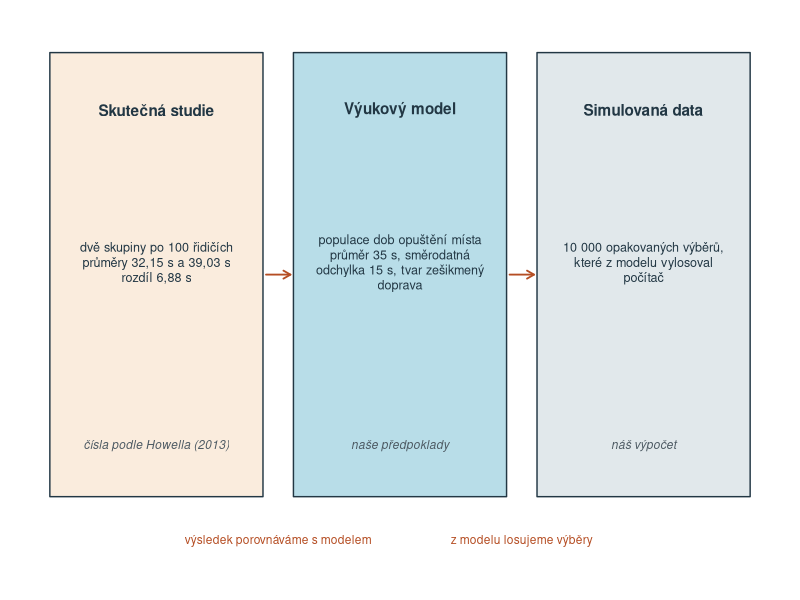
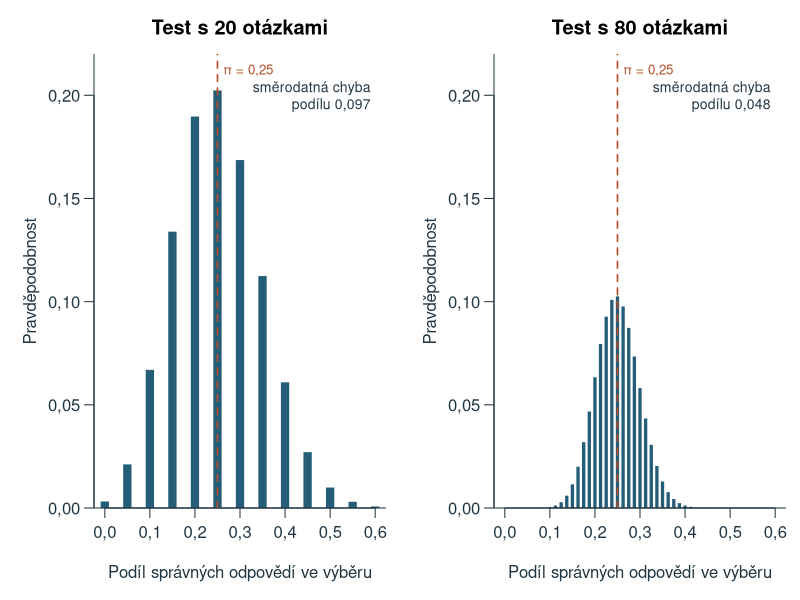
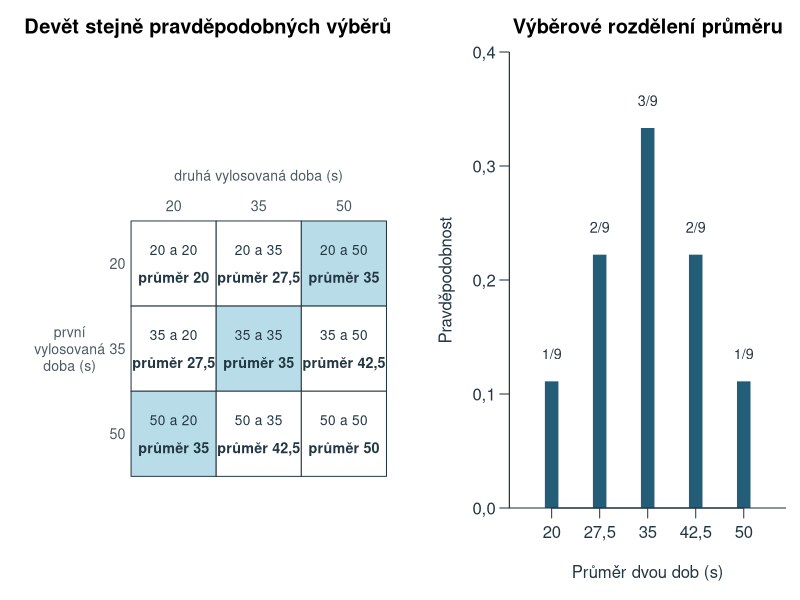
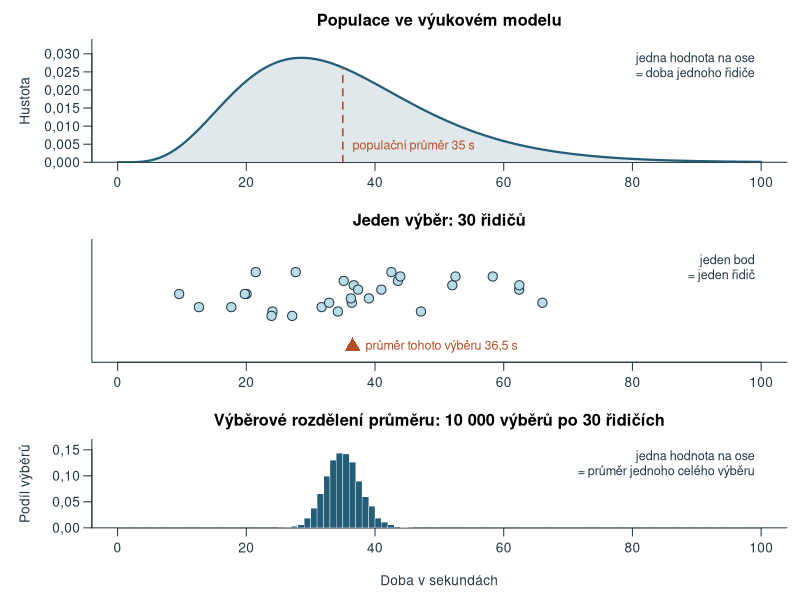
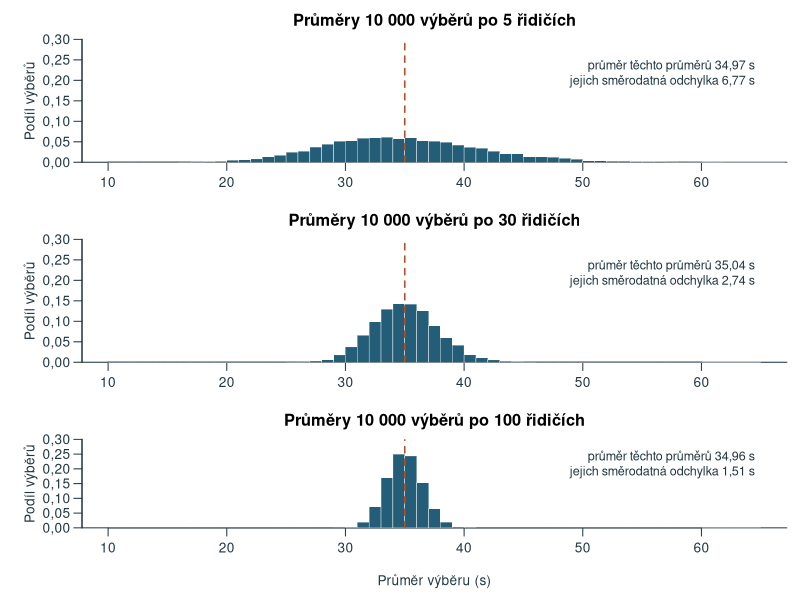
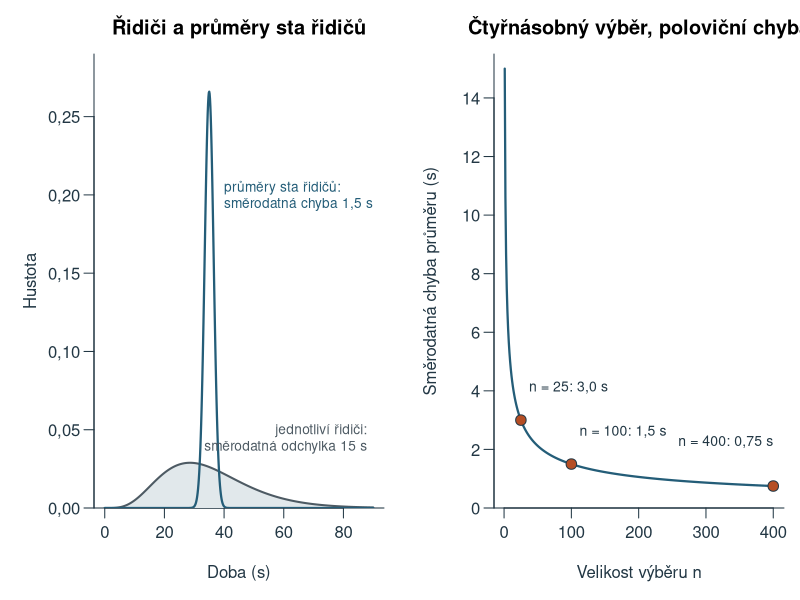
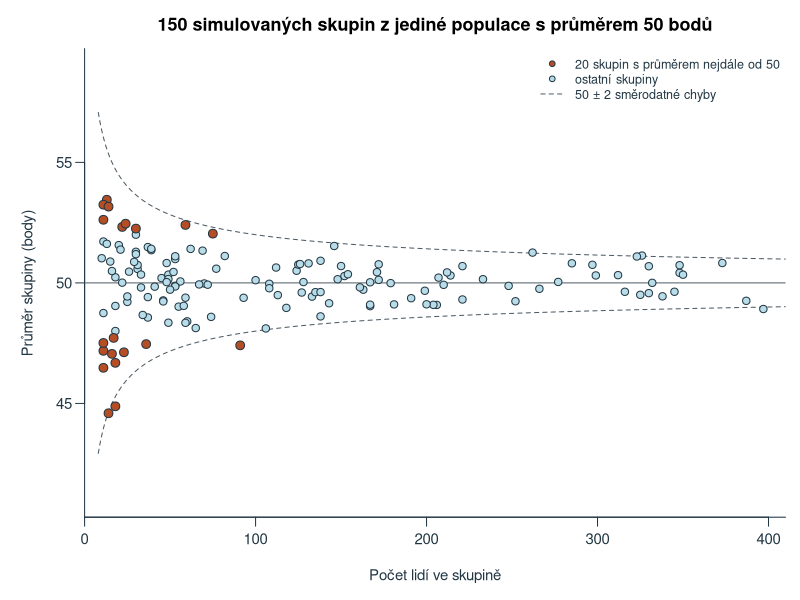
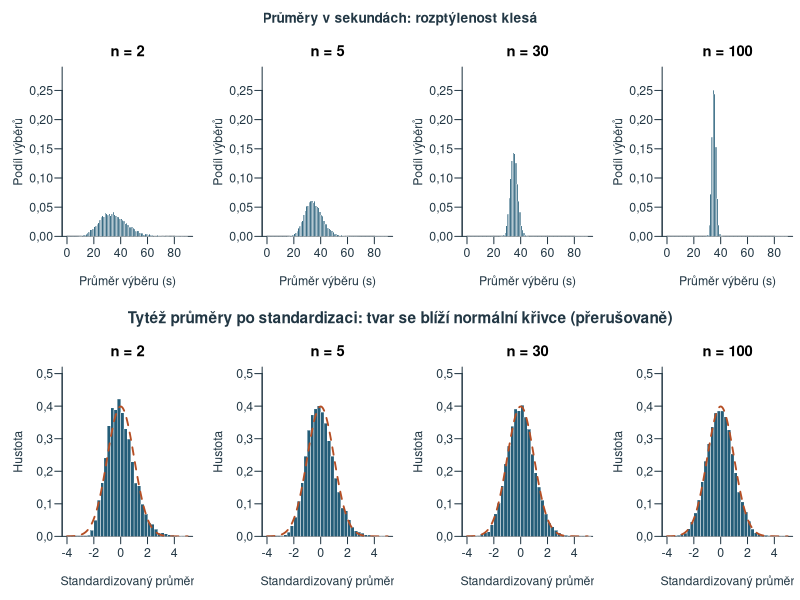

Write the R code that produced these figures, in order.
# Teaching model, simulations and figures for chapter 6; base R, UTF-8, deterministic project-root paths.
# Study summaries are quoted from Howell (2013, p. 86). Every distribution and simulated value is a teaching model.
ch6_out <- 'assets/chapter-06/plots'
ch6_old_options <- options(OutDec=',')
dir.create(ch6_out,recursive=TRUE,showWarnings=FALSE)
ch6_blue <- '#245D78'; ch6_orange <- '#B54E24'; ch6_fill <- '#B8DDE8'; ch6_gray <- '#4D5A63'; ch6_pale <- '#E1E8EB'; ch6_sand <- '#FAECDD'; ch6_ink <- '#223744'; ch6_mute <- '#A9BAC3'
ch6_num <- function(x,digits=3) formatC(x,format='f',digits=digits,decimal.mark=',')
ch6_draw <- function(name,code,width=8,height=4.5) {
  svg(file.path(ch6_out,paste0(name,'.svg')),width=width,height=height,family='sans',bg='white')
  par(mar=c(4.5,4.5,2.6,.8),mgp=c(2.7,.7,0),las=1,col.axis=ch6_ink,col.lab=ch6_ink,fg=ch6_ink,cex=.9)
  force(code); dev.off()
}
# Fixed inputs ------------------------------------------------------------------
# Parking study as reported by Howell: two groups of 100 drivers, means and a common standard deviation in seconds.
ch6_study <- c(n=100,bez=32.15,cekajici=39.03,s=14.6)
ch6_diff <- unname(ch6_study['cekajici']-ch6_study['bez'])
# Teaching population of leaving times: mean 35 s and SD 15 s are Howell's simulation values;
# the right-skewed (gamma) shape is our own assumption.
ch6_mu <- 35; ch6_sigma <- 15
ch6_shape <- (ch6_mu/ch6_sigma)^2; ch6_scale <- ch6_sigma^2/ch6_mu
ch6_dpop <- function(x) dgamma(x,shape=ch6_shape,scale=ch6_scale)
ch6_rpop <- function(n) rgamma(n,shape=ch6_shape,scale=ch6_scale)
ch6_se <- function(n,sigma=ch6_sigma) sigma/sqrt(n)
ch6_se_diff <- sqrt(2)*ch6_se(100)
ch6_crit <- qnorm(.975)*ch6_se_diff
# Probability that a two-sided test with fixed bounds rejects when the true difference is d.
ch6_power <- function(d,crit=ch6_crit,se=ch6_se_diff) pnorm(-crit,d,se)+pnorm(crit,d,se,lower.tail=FALSE)
# Probability that the two-sided p-value is at most c; it equals the power of the test at level c.
ch6_p_le <- function(c,d,se=ch6_se_diff) { z <- qnorm(1-c/2); pnorm(-z*se,d,se)+pnorm(z*se,d,se,lower.tail=FALSE) }
# Probabilities of p-value bands (lower bound excluded, upper included) for a true difference d.
ch6_p_bands <- function(d,se=ch6_se_diff,cuts=c(0,.001,.01,.04,.05,1)) diff(vapply(cuts,function(c) ch6_p_le(c,d,se),numeric(1)))
# Exact example: all ordered pairs drawn with replacement from three equally likely times.
ch6_three <- c(20,35,50)
ch6_pairs <- expand.grid(druha=ch6_three,prvni=ch6_three)[,c('prvni','druha')]
ch6_pairs$prumer <- rowMeans(ch6_pairs)
ch6_exact <- data.frame(prumer=sort(unique(ch6_pairs$prumer)))
ch6_exact$p <- vapply(ch6_exact$prumer,function(v) mean(ch6_pairs$prumer==v),numeric(1))
# Worked tests: guessing on a 20-item test (chapter 5) and an attention score against the norm N(50, 10).
ch6_test <- c(n=20,pi=.25,k=10)
ch6_z <- c(mu0=50,sigma=10,n=25,m=46)
# Simulations: seeds and the order of draws are fixed ----------------------------
ch6_reps <- 10000; ch6_sizes <- c(2,5,30,100)
set.seed(20261013)
ch6_draws <- lapply(ch6_sizes,function(n) matrix(ch6_rpop(n*ch6_reps),ch6_reps,n))
names(ch6_draws) <- paste0('n',ch6_sizes)
ch6_means <- vapply(ch6_draws,rowMeans,numeric(ch6_reps))
ch6_shown <- ch6_draws$n30[1:8,]
ch6_one_sample <- ch6_shown[3,]
ch6_medians30 <- apply(ch6_draws$n30,1,median)
ch6_sds30 <- apply(ch6_draws$n30,1,sd)
ch6_sds100 <- apply(ch6_draws$n100,1,sd)
rm(ch6_draws)
# Differences between the means of two independent samples of 100 from the same population.
set.seed(20261014)
ch6_diffs <- rowMeans(matrix(ch6_rpop(100*ch6_reps),ch6_reps))-rowMeans(matrix(ch6_rpop(100*ch6_reps),ch6_reps))
# Groups of different sizes whose scores all come from one population N(50, 10).
set.seed(20261015)
ch6_group_n <- round(exp(runif(150,log(10),log(400))))
ch6_group_m <- rnorm(150,50,10/sqrt(ch6_group_n))
ch6_group_extreme <- rank(abs(ch6_group_m-50))>130
# Drawing helpers -----------------------------------------------------------------
# Relative-frequency histogram drawn with rectangles; returns the histogram object.
ch6_hist <- function(v,by,xlim,main,ylim=NULL,col=ch6_blue,xlab='',ylab='Podíl výběrů',density=FALSE,...) {
  br <- seq(floor(min(v,xlim[1])/by)*by,ceiling(max(v,xlim[2])/by)*by,by=by)
  h <- hist(v,breaks=br,plot=FALSE); y <- h$counts/length(v)/if(density) by else 1
  plot(NA,xlim=xlim,ylim=if(is.null(ylim)) c(0,max(y)*1.16) else ylim,xlab=xlab,ylab=ylab,main=main,bty='l',yaxs='i',...)
  rect(br[-length(br)],0,br[-1],y,col=col,border='white',lwd=.4)
  invisible(h)
}
# Area under a normal curve between two bounds.
ch6_area <- function(from,to,mean,sd,col) {
  x <- seq(from,to,length.out=200)
  polygon(c(from,x,to),c(0,dnorm(x,mean,sd),0),col=col,border=NA)
}
ch6_curve <- function(mean,sd,xlim,main,xlab,ylim=NULL,ylab='Hustota',...) {
  x <- seq(xlim[1],xlim[2],length.out=500); y <- dnorm(x,mean,sd)
  plot(NA,xlim=xlim,ylim=if(is.null(ylim)) c(0,max(y)*1.2) else ylim,xlab=xlab,ylab=ylab,main=main,bty='l',yaxs='i',...)
  invisible(list(x=x,y=y))
}
# Figures -------------------------------------------------------------------------
ch6_draw('tri-vrstvy', {
  par(mar=c(.3,.3,.3,.3))
  plot(NA,xlim=c(0,12),ylim=c(.6,4.9),axes=FALSE,xlab='',ylab='')
  xs <- c(2,6,10); fills <- c(ch6_sand,ch6_fill,ch6_pale)
  heads <- c('Skutečná studie','Výukový model','Simulovaná data')
  body <- c('dvě skupiny po 100 řidičích\nprůměry 32,15 s a 39,03 s\nrozdíl 6,88 s','populace dob opuštění místa\nprůměr 35 s, směrodatná\nodchylka 15 s, tvar zešikmený\ndoprava','10 000 opakovaných výběrů,\nkteré z modelu vylosoval\npočítač')
  src <- c('čísla podle Howella (2013)','naše předpoklady','náš výpočet')
  for(i in 1:3) {
    rect(xs[i]-1.75,1.2,xs[i]+1.75,4.7,col=fills[i],border=ch6_ink,lwd=1.4)
    text(xs[i],4.25,heads[i],font=2,cex=1.02); text(xs[i],3.05,body[i],cex=.84); text(xs[i],1.6,src[i],cex=.8,font=3,col=ch6_gray)
  }
  arrows(c(3.8,7.8),2.95,c(4.2,8.2),2.95,length=.08,lwd=1.8,col=ch6_orange)
  text(4,.85,'výsledek porovnáváme s modelem',cex=.8,col=ch6_orange); text(8,.85,'z modelu losujeme výběry',cex=.8,col=ch6_orange)
},width=9.4,height=3.5)
ch6_draw('podil-rozdeleni', {
  par(mfrow=c(1,2),mar=c(4.6,4.7,2.7,.7))
  for(n in c(20,80)) {
    k <- 0:n; p <- dbinom(k,n,.25)
    plot(k/n,p,type='h',lwd=if(n==20) 8 else 3.2,lend=1,col=ch6_blue,xlim=c(0,.6),ylim=c(0,.22),xlab='Podíl správných odpovědí ve výběru',ylab='Pravděpodobnost',main=paste0('Test s ',n,' otázkami'),bty='l',yaxs='i')
    abline(v=.25,lty=2,lwd=1.6,col=ch6_orange)
    text(.59,.2,paste0('směrodatná chyba\npodílu ',ch6_num(sqrt(.25*.75/n))),adj=1,cex=.84)
    text(.262,.212,'π = 0,25',adj=0,cex=.8,col=ch6_orange)
  }
},width=10,height=4.3)
ch6_draw('devet-vyberu', {
  layout(matrix(1:2,1),widths=c(1.08,1)); par(mar=c(.5,.5,2.6,.5))
  plot(NA,xlim=c(-1.25,3.05),ylim=c(-.1,3.75),axes=FALSE,xlab='',ylab='',asp=1,main='Devět stejně pravděpodobných výběrů')
  for(i in 1:3) for(j in 1:3) {
    m <- (ch6_three[i]+ch6_three[j])/2
    rect(j-1,3-i,j,4-i,col=if(m==35) ch6_fill else 'white',border=ch6_ink)
    text(j-.5,3.66-i,paste0(ch6_three[i],' a ',ch6_three[j]),cex=.82)
    text(j-.5,3.32-i,paste0('průměr ',format(m)),cex=.86,font=2)
  }
  text(1:3-.5,3.18,ch6_three,cex=.86,col=ch6_gray); text(1.5,3.52,'druhá vylosovaná doba (s)',cex=.84,col=ch6_gray)
  text(-.16,3:1-.5,ch6_three,cex=.86,col=ch6_gray); text(-.72,1.5,'první\nvylosovaná\ndoba (s)',cex=.84,col=ch6_gray)
  par(mar=c(4.6,4.7,2.6,.7))
  m <- ch6_exact$prumer; p <- ch6_exact$p
  plot(m,p,type='h',lwd=13,lend=1,col=ch6_blue,xlim=c(15,55),ylim=c(0,.4),xaxt='n',xlab='Průměr dvou dob (s)',ylab='Pravděpodobnost',main='Výběrové rozdělení průměru',bty='l',yaxs='i')
  axis(1,at=m,labels=c('20','27,5','35','42,5','50')); text(m,p+.024,c('1/9','2/9','3/9','2/9','1/9'),cex=.86)
},width=10,height=4.5)
ch6_draw('tri-urovne', {
  par(mfrow=c(3,1),mar=c(2.3,5.6,2.4,.8),mgp=c(3.6,.7,0),cex=.82)
  x <- seq(0,100,length.out=500)
  plot(NA,xlim=c(0,100),ylim=c(0,.034),xlab='',ylab='Hustota',main='Populace ve výukovém modelu',bty='l',yaxs='i')
  polygon(c(x,100,0),c(ch6_dpop(x),0,0),col=ch6_pale,border=NA); lines(x,ch6_dpop(x),lwd=2.2,col=ch6_blue)
  segments(ch6_mu,0,ch6_mu,ch6_dpop(ch6_mu),lty=2,lwd=1.6,col=ch6_orange)
  text(ch6_mu+1.5,.0045,'populační průměr 35 s',adj=0,cex=.92,col=ch6_orange)
  text(99,.027,'jedna hodnota na ose\n= doba jednoho řidiče',adj=1,cex=.92)
  plot(NA,xlim=c(0,100),ylim=c(0,1),yaxt='n',xlab='',ylab='',main='Jeden výběr: 30 řidičů',bty='l')
  y <- .56+((seq_along(ch6_one_sample)*7)%%11-5)/26
  points(ch6_one_sample,y,pch=21,bg=ch6_fill,col=ch6_ink,cex=1.5)
  points(mean(ch6_one_sample),.1,pch=17,col=ch6_orange,cex=1.9)
  text(mean(ch6_one_sample)+2,.1,paste0('průměr tohoto výběru ',ch6_num(mean(ch6_one_sample),1),' s'),adj=0,cex=.92,col=ch6_orange)
  text(99,.8,'jeden bod\n= jeden řidič',adj=1,cex=.92)
  par(mar=c(4.4,5.6,2.4,.8))
  ch6_hist(ch6_means[,'n30'],1,c(0,100),'Výběrové rozdělení průměru: 10 000 výběrů po 30 řidičích',xlab='',ylim=c(0,.17))
  title(xlab='Doba v sekundách',mgp=c(2.7,.7,0))
  text(99,.125,'jedna hodnota na ose\n= průměr jednoho celého výběru',adj=1,cex=.92)
},width=8.6,height=7.6)
ch6_draw('prumery-simulace', {
  par(mfrow=c(3,1),mar=c(2.3,5,2.4,.8),cex=.82)
  for(j in 2:4) {
    n <- ch6_sizes[j]; if(j==4) par(mar=c(4.4,5,2.4,.8))
    ch6_hist(ch6_means[,j],1,c(10,65),paste0('Průměry 10 000 výběrů po ',n,' řidičích'),xlab=if(j==4) 'Průměr výběru (s)' else '',ylim=c(0,.3))
    abline(v=ch6_mu,lty=2,lwd=1.5,col=ch6_orange)
    text(64.5,.22,paste0('průměr těchto průměrů ',ch6_num(mean(ch6_means[,j]),2),' s\njejich směrodatná odchylka ',ch6_num(sd(ch6_means[,j]),2),' s'),adj=1,cex=.92)
  }
},width=8.6,height=7.2)
ch6_draw('smerodatna-chyba', {
  par(mfrow=c(1,2),mar=c(4.6,4.7,2.7,.8))
  x <- seq(0,90,length.out=700)
  plot(NA,xlim=c(0,90),ylim=c(0,.29),xlab='Doba (s)',ylab='Hustota',main='Řidiči a průměry sta řidičů',bty='l',yaxs='i')
  polygon(c(x,90,0),c(ch6_dpop(x),0,0),col=ch6_pale,border=NA); lines(x,ch6_dpop(x),lwd=2,col=ch6_gray)
  lines(x,dnorm(x,ch6_mu,ch6_se(100)),lwd=2.2,col=ch6_blue)
  text(88,.045,'jednotliví řidiči:\nsměrodatná odchylka 15 s',adj=1,cex=.82,col=ch6_gray)
  text(40,.2,'průměry sta řidičů:\nsměrodatná chyba 1,5 s',adj=0,cex=.82,col=ch6_blue)
  n <- 1:400
  plot(n,ch6_se(n),type='l',lwd=2.2,col=ch6_blue,ylim=c(0,15.5),xlab='Velikost výběru n',ylab='Směrodatná chyba průměru (s)',main='Čtyřnásobný výběr, poloviční chyba',bty='l',yaxs='i')
  k <- c(25,100,400); points(k,ch6_se(k),pch=21,bg=ch6_orange,col=ch6_ink,cex=1.4)
  text(k[1:2]+12,ch6_se(k[1:2])+1.1,paste0('n = ',k[1:2],': ',c('3,0','1,5'),' s'),adj=0,cex=.84)
  text(k[3],ch6_se(k[3])+1.5,'n = 400: 0,75 s',adj=1,cex=.84)
},width=10,height=4.4)
ch6_draw('trychtyr', {
  par(mar=c(4.6,4.7,2.7,.8))
  plot(NA,xlim=c(0,410),ylim=c(41,59),xlab='Počet lidí ve skupině',ylab='Průměr skupiny (body)',main='150 simulovaných skupin z jediné populace s průměrem 50 bodů',bty='l',xaxs='i')
  n <- seq(8,410,length.out=300)
  lines(n,50+2*10/sqrt(n),lty=2,col=ch6_gray); lines(n,50-2*10/sqrt(n),lty=2,col=ch6_gray); abline(h=50,col=ch6_gray)
  points(ch6_group_n[!ch6_group_extreme],ch6_group_m[!ch6_group_extreme],pch=21,bg=ch6_fill,col=ch6_ink,cex=1.1)
  points(ch6_group_n[ch6_group_extreme],ch6_group_m[ch6_group_extreme],pch=21,bg=ch6_orange,col=ch6_ink,cex=1.3)
  legend('topright',c('20 skupin s průměrem nejdále od 50','ostatní skupiny','50 ± 2 směrodatné chyby'),pch=c(21,21,NA),pt.bg=c(ch6_orange,ch6_fill,NA),lty=c(NA,NA,2),col=c(ch6_ink,ch6_ink,ch6_gray),bty='n',cex=.84)
},width=8.6,height=4.8)
ch6_draw('zvc-clv', {
  # Two heading strips keep the row titles clear of the panel titles.
  layout(matrix(c(1,1,1,1,2:5,6,6,6,6,7:10),4,byrow=TRUE),heights=c(.13,1,.13,1))
  ch6_strip <- function(label) { par(mar=c(0,0,0,0)); plot.new(); text(.5,.45,label,font=2,cex=1.25) }
  ch6_strip('Průměry v sekundách: rozptýlenost klesá')
  par(mar=c(4.3,4.2,2.2,.5),mgp=c(2.5,.6,0),cex=.74)
  for(j in 1:4) ch6_hist(ch6_means[,j],1,c(0,90),paste0('n = ',ch6_sizes[j]),xlab='Průměr výběru (s)',ylim=c(0,.29))
  ch6_strip('Tytéž průměry po standardizaci: tvar se blíží normální křivce (přerušovaně)')
  par(mar=c(4.3,4.2,2.2,.5),mgp=c(2.5,.6,0),cex=.74)
  for(j in 1:4) {
    z <- (ch6_means[,j]-ch6_mu)/ch6_se(ch6_sizes[j])
    ch6_hist(z,.25,c(-4,5),paste0('n = ',ch6_sizes[j]),xlab='Standardizovaný průměr',ylab='Hustota',ylim=c(0,.52),density=TRUE)
    curve(dnorm(x),from=-4,to=5,add=TRUE,lwd=1.8,lty=2,col=ch6_orange,n=300)
  }
},width=10.4,height=6.6)
ch6_draw('clv-qq', {
  par(mfrow=c(1,4),mar=c(4.4,4.2,2.6,.5),mgp=c(2.5,.6,0),cex=.78)
  p <- (1:199)/200
  for(j in 1:4) {
    z <- (ch6_means[,j]-ch6_mu)/ch6_se(ch6_sizes[j])
    plot(qnorm(p),quantile(z,p,names=FALSE),pch=16,cex=.55,col=ch6_blue,xlim=c(-3,3),ylim=c(-3,4.6),xlab='Teoretický normální kvantil',ylab='Kvantil standardizovaných průměrů',main=paste0('n = ',ch6_sizes[j]),bty='l')
    abline(0,1,lty=2,lwd=1.5,col=ch6_orange)
  }
},width=10.4,height=3.6)
ch6_draw('jine-statistiky', {
  par(mfrow=c(1,3),mar=c(4.5,4.3,2.7,.5),mgp=c(2.5,.6,0),cex=.82)
  ch6_hist(ch6_means[,'n30'],1,c(18,52),'Průměr',xlab='Průměr výběru (s)',ylim=c(0,.2))
  abline(v=ch6_mu,lty=2,lwd=1.5,col=ch6_orange)
  ch6_hist(ch6_medians30,1,c(18,52),'Medián',xlab='Medián výběru (s)',ylim=c(0,.2))
  abline(v=qgamma(.5,shape=ch6_shape,scale=ch6_scale),lty=2,lwd=1.5,col=ch6_orange)
  ch6_hist(ch6_sds30,1,c(4,30),'Směrodatná odchylka',xlab='Směrodatná odchylka výběru (s)',ylim=c(0,.2))
  abline(v=ch6_sigma,lty=2,lwd=1.5,col=ch6_orange)
},width=10,height=3.9)
ch6_draw('plocha-prumeru', {
  par(mfrow=c(1,2),mar=c(4.6,4.7,2.7,.8))
  se <- ch6_se(100)
  cv <- ch6_curve(ch6_mu,se,c(29,41),'Průměr sta řidičů ve výukovém modelu','Průměr výběru (s)')
  ch6_area(38,41,ch6_mu,se,ch6_orange); lines(cv$x,cv$y,lwd=2.2,col=ch6_blue)
  segments(c(35,38),0,c(35,38),dnorm(c(35,38),ch6_mu,se),lty=2,col=ch6_gray)
  text(38.3,.085,paste0('nad 38 s:\n',ch6_num(pnorm(38,ch6_mu,se,lower.tail=FALSE))),adj=0,cex=.84,col=ch6_orange)
  ch6_hist(ch6_diffs,.5,c(-9,9),'Rozdíl průměrů dvou výběrů po 100 řidičích',xlab='Rozdíl průměrů (s)',ylab='Hustota',ylim=c(0,.3),col=ch6_mute,density=TRUE)
  ch6_area(-9,-3,0,ch6_se_diff,adjustcolor(ch6_orange,.75)); ch6_area(3,9,0,ch6_se_diff,adjustcolor(ch6_orange,.75))
  curve(dnorm(x,0,ch6_se_diff),from=-9,to=9,add=TRUE,lwd=2.2,col=ch6_blue,n=400)
  text(-8.8,.275,'sloupce: 10 000\nsimulovaných rozdílů',adj=0,cex=.8,col=ch6_gray)
  text(8.8,.275,'křivka: normální model\nse směrodatnou chybou 2,12 s',adj=1,cex=.8,col=ch6_blue)
  text(8.8,.15,paste0('rozdíl větší než 3 s\nv kterémkoli směru: ',ch6_num(2*pnorm(-3,0,ch6_se_diff))),adj=1,cex=.8,col=ch6_orange)
},width=10.4,height=4.4)
ch6_draw('extremnejsi', {
  par(mfrow=c(1,3),mar=c(4.5,4.2,3.4,.5),mgp=c(2.5,.6,0),cex=.8)
  obs <- 4; se <- ch6_se_diff
  mains <- c('Alternativa: průměry se liší','Alternativa: s čekajícím\ntrvá odjezd déle','Alternativa: s čekajícím\ntrvá odjezd kratší dobu')
  probs <- c(2*pnorm(-obs,0,se),pnorm(obs,0,se,lower.tail=FALSE),pnorm(obs,0,se))
  for(k in 1:3) {
    cv <- ch6_curve(0,se,c(-9,9),mains[k],'Rozdíl průměrů (s)',ylim=c(0,.25))
    if(k==1) { ch6_area(-9,-obs,0,se,ch6_orange); ch6_area(obs,9,0,se,ch6_orange) }
    if(k==2) ch6_area(obs,9,0,se,ch6_orange)
    if(k==3) ch6_area(-9,obs,0,se,ch6_orange)
    lines(cv$x,cv$y,lwd=2,col=ch6_blue); segments(obs,0,obs,.19,lty=2,lwd=1.5,col=ch6_ink)
    text(obs,.205,'pozorováno 4 s',cex=.86)
    text(-8.8,.235,paste0('vybarveno: ',ch6_num(probs[k])),adj=0,cex=.92,col=ch6_orange)
  }
},width=10.4,height=3.9)
ch6_draw('p-hodnota', {
  par(mar=c(4.6,4.7,2.7,.8))
  se <- ch6_se_diff
  cv <- ch6_curve(0,se,c(-11.5,11.5),'Rozdělení rozdílu průměrů, kdyby se populační průměry nelišily','Rozdíl průměrů (s)',ylim=c(0,.235))
  ch6_area(-11.5,-ch6_crit,0,se,ch6_sand); ch6_area(ch6_crit,11.5,0,se,ch6_sand)
  ch6_area(-11.5,-ch6_diff,0,se,ch6_orange); ch6_area(ch6_diff,11.5,0,se,ch6_orange)
  lines(cv$x,cv$y,lwd=2.2,col=ch6_blue)
  segments(c(-ch6_crit,ch6_crit),0,c(-ch6_crit,ch6_crit),.125,lty=2,col=ch6_gray)
  text(c(-ch6_crit,ch6_crit),.14,c('−4,16 s','4,16 s'),cex=.84,col=ch6_gray)
  text(c(-5.2,5.2),.092,c('kritický obor:\nvlevo 2,5 %','kritický obor:\nvpravo 2,5 %'),adj=c(1,.5),cex=.8,col=ch6_gray,pos=c(2,4),offset=0)
  arrows(c(-ch6_diff,ch6_diff),.03,c(-ch6_diff,ch6_diff),.004,length=.07,lwd=1.6,col=ch6_orange)
  text(ch6_diff+.3,.045,'pozorovaný\nrozdíl 6,88 s',adj=c(0,.5),cex=.82,col=ch6_orange)
  text(-ch6_diff-.3,.045,'stejně velký rozdíl\nopačným směrem',adj=c(1,.5),cex=.82,col=ch6_orange)
  text(0,.222,expression(italic(p)*'-hodnota = plocha za oběma šipkami dohromady, přibližně 0,001'),cex=.86,col=ch6_orange)
},width=8.6,height=4.6)
ch6_draw('sila', {
  par(mfrow=c(2,2),mar=c(4.3,4.5,3,.6),oma=c(1.7,0,0,0),mgp=c(2.6,.6,0),cex=.8)
  se <- ch6_se_diff
  for(d in c(0,3,5,8)) {
    cv <- ch6_curve(d,se,c(-9,15),if(d==0) 'Skutečný rozdíl 0 s: platí nulová hypotéza' else paste0('Skutečný rozdíl ',d,' s'),'Rozdíl výběrových průměrů (s)',ylim=c(0,.25))
    ch6_area(-9,-ch6_crit,d,se,ch6_orange); ch6_area(ch6_crit,15,d,se,ch6_orange)
    lines(cv$x,cv$y,lwd=2,col=ch6_blue); abline(v=c(-ch6_crit,ch6_crit),lty=2,lwd=1.4,col=ch6_ink)
    text(14.8,.228,paste0('pravděpodobnost\nzamítnutí ',ch6_num(ch6_power(d),2)),adj=1,cex=.9,col=ch6_orange)
  }
  mtext('Oboustranný test, α = 0,05; kritické hodnoty −4,16 s a 4,16 s (přerušovaně) jsou ve všech panelech stejné',1,line=.4,outer=TRUE,cex=.78)
},width=10,height=6.9)
ch6_draw('rozdeleni-p', {
  par(mfrow=c(2,2),mar=c(4.3,4.5,3,.6),oma=c(1.7,0,0,0),mgp=c(2.6,.6,0),cex=.8)
  cuts <- seq(0,1,.05)
  for(d in c(0,3,5,8)) {
    pr <- diff(vapply(cuts,function(c) ch6_p_le(c,d),numeric(1)))
    plot(NA,xlim=c(0,1),ylim=c(0,1),xaxs='i',yaxs='i',bty='l',xlab=expression(italic(p)*'-hodnota jedné studie'),ylab='Pravděpodobnost',
      main=if(d==0) 'Skutečný rozdíl 0 s: platí nulová hypotéza' else paste0('Skutečný rozdíl ',d,' s'),font.main=1,cex.main=1)
    rect(head(cuts,-1),0,cuts[-1],pr,col=c(ch6_orange,rep(ch6_fill,19)),border=c(ch6_orange,rep(ch6_blue,19)),lwd=.6)
    abline(h=.05,lty=2,lwd=1.3,col=ch6_ink)
    text(.07,min(pr[1]+.06,.93),bquote(italic(p)*.(paste0(' ≤ 0,05: ',ch6_num(pr[1],3),if(d==0) ' (α)' else ' (síla)'))),adj=0,cex=.9,col=ch6_orange)
  }
  mtext('Sto řidičů v každé skupině, oboustranný test. Sloupce po 0,05; přerušovaná čára 0,05 = rovnoměrné rozdělení za platnosti nulové hypotézy',1,line=.4,outer=TRUE,cex=.78)
},width=10,height=6.9)
ch6_draw('stejny-rozdil', {
  par(mfrow=c(1,2),mar=c(4.6,4.7,2.9,.8))
  for(n in c(25,2500)) {
    se <- 10/sqrt(n)
    cv <- ch6_curve(50,se,c(44,56),paste0('Výběr ',format(n,big.mark=' '),' studentů'),'Průměr výběru (body)')
    ch6_area(44,49,50,se,ch6_orange); ch6_area(51,56,50,se,ch6_orange)
    lines(cv$x,cv$y,lwd=2.2,col=ch6_blue); segments(51,0,51,max(cv$y)*1.04,lty=2,lwd=1.5,col=ch6_ink)
    text(51.15,max(cv$y)*1.06,'pozorováno 51',adj=c(0,0),cex=.82)
    text(44.2,max(cv$y)*1.145,paste0('směrodatná chyba ',format(se),' bodu'),adj=0,cex=.84)
    text(44.2,max(cv$y)*1.075,bquote(italic(p)*.(paste0('-hodnota ',if(n==25) ch6_num(2*pnorm(-1/se),2) else 'menší než 0,001'))),adj=0,cex=.84)
  }
},width=10,height=4.3)
ch6_draw('dva-testy', {
  par(mfrow=c(1,2),mar=c(4.6,4.7,2.9,.8))
  k <- 0:20; p <- dbinom(k,20,.25)
  plot(k,p,type='h',lwd=8,lend=1,col=ifelse(k>=10,ch6_orange,ifelse(k==9,'#E3A77E',ch6_mute)),xlim=c(0,20),ylim=c(0,.23),xlab='Počet správných odpovědí z 20',ylab='Pravděpodobnost při tipování',main='Binomický test',bty='l',yaxs='i')
  legend('topright',c(expression('10 a více: '*italic(p)*'-hodnota 0,014'),'9: patří do kritického oboru','8 a méně'),fill=c(ch6_orange,'#E3A77E',ch6_mute),bty='n',cex=.82)
  cv <- ch6_curve(50,2,c(42,58),expression(bolditalic(z)*bold('-test průměru')),'Průměr 25 studentů (body)',ylim=c(0,.24))
  ch6_area(42,46,50,2,ch6_orange); lines(cv$x,cv$y,lwd=2.2,col=ch6_blue)
  abline(v=qnorm(.05,50,2),lty=2,lwd=1.5,col=ch6_ink)
  text(42.2,.091,'46 a méně:',adj=0,cex=.82,col=ch6_orange)
  text(42.2,.077,expression(italic(p)*'-hodnota'),adj=0,cex=.82,col=ch6_orange)
  text(42.2,.063,'0,023',adj=0,cex=.82,col=ch6_orange)
  text(qnorm(.05,50,2)+.25,.225,'kritická hodnota 46,7',adj=0,cex=.82)
},width=10,height=4.3)
options(ch6_old_options)
